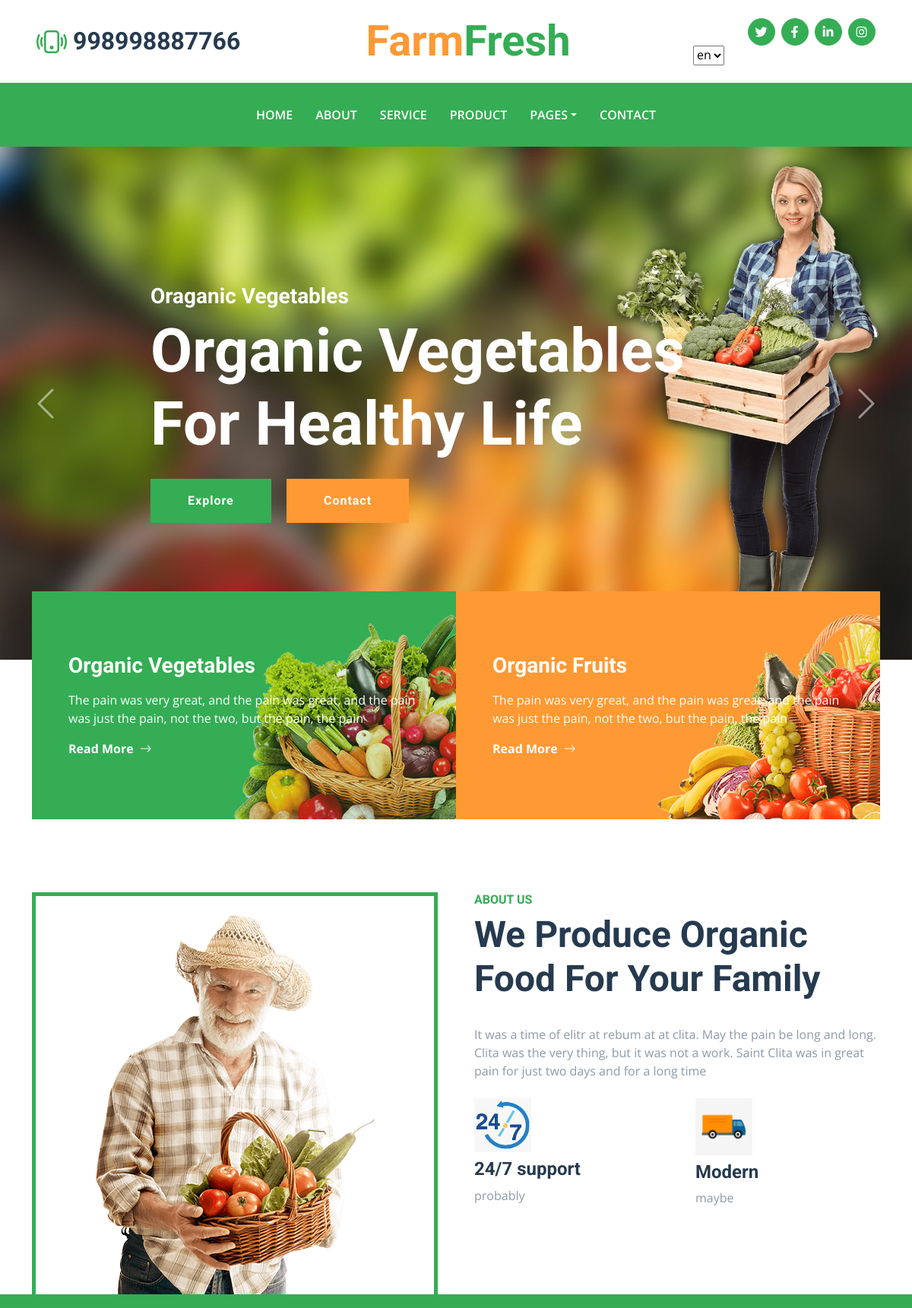
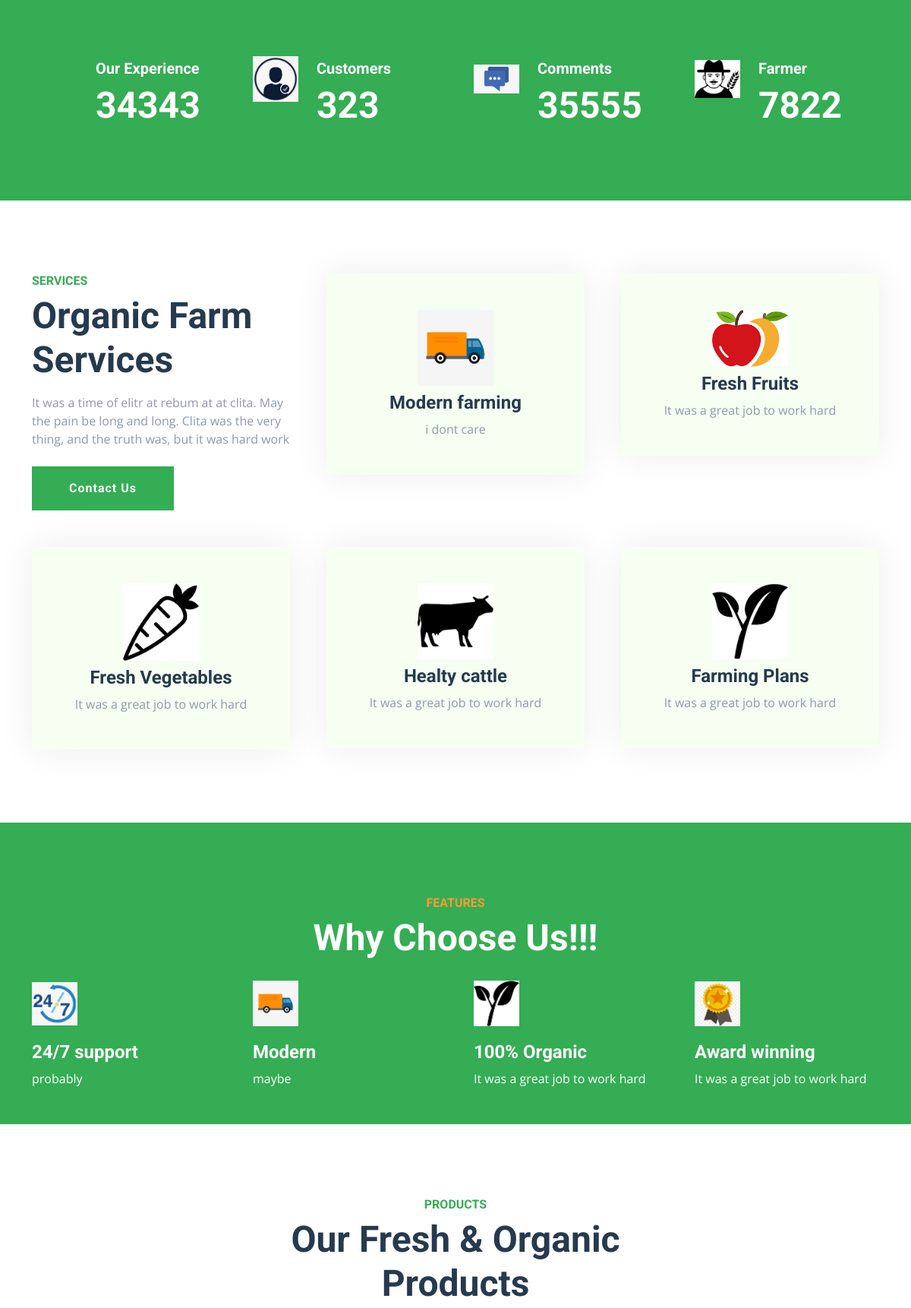
The page / (upper part) on the database its author committed (2 pictures, top to bottom).
### farmfresh/models.py (models this page shows, shortened)
class AboutUs(models.Model):
    adress = models.CharField(max_length=255)
    email = models.EmailField()
    phone_number = models.CharField(max_length=255)
    city = models.ForeignKey(City, on_delete=models.CASCADE)
    twitter_url = models.CharField(max_length=200, null=True, blank=True)
    facebook_url = models.CharField(max_length=200, null=True, blank=True)
    linkedin_url = models.CharField(max_length=200, null=True, blank=True)
    instagram_url = models.CharField(max_length=200, null=True, blank=True)

class Feature(models.Model):
    title = models.CharField(max_length=100)
    description = models.CharField(max_length=1000)
    image = models.ImageField(upload_to = 'mobile_images', null=True, blank=True)

class Fact(models.Model):
    name = models.CharField(max_length=255)
    number = models.IntegerField()
    image = models.ImageField(upload_to = 'mobile_images', null=True, blank=True)

class Service(models.Model):
    title = models.CharField(max_length=100)
    description = models.CharField(max_length=1000)
    image = models.ImageField(upload_to = 'mobile_images', null=True, blank=True)

### farmfresh/views.py (the view, shortened to what this page needs)
# urls.py: path('', views.infex, name='index'),
def infex(request):
    productsdisplay = Product.objects.all()
    farmersdisplay = Farmer.objects.all()
    customersdisplay = Customer.objects.all()
    postsdisplay = Post.objects.all()
    featuredisplay = Feature.objects.all()
    servicedisplay = Service.objects.all()
    aboutdisplay = AboutUs.objects.all()
    factdisplay = Fact.objects.all()
    context = {"Product":productsdisplay, "Farmer":farmersdisplay, "Service":servicedisplay,
     "Customer":customersdisplay, "Post":postsdisplay, "Feature":featuredisplay, 'AboutUs': aboutdisplay, 'Fact':factdisplay}
    return render(request, "all/index.html", context)

### templates/all/index.html (shortened to what this page needs)
{% extends 'base.html' %}
{% load static %}
{% block content %}
{% load i18n %}
    <div class="container-fluid p-0">
        <div id="header-carousel" class="carousel slide carousel-fade" data-bs-ride="carousel">
            <div class="carousel-inner">
                <div class="carousel-item active">
                    <img class="w-100" src="{% static 'img/carousel-1.jpg' %}" alt="Image">
                    <div class="carousel-caption top-0 bottom-0 start-0 end-0 d-flex flex-column align-items-center justify-content-center">
                        <div class="text-start p-5" style="max-width: 900px;">
                            <h3 class="text-white">{% trans "Oraganic Vegetables" %}</h3>
                            <h1 class="display-1 text-white mb-md-4">{% trans "Organic Vegetables For Healthy Life" %}</h1>
                            <a href="" class="btn btn-primary py-md-3 px-md-5 me-3">{% trans "Explore" %}</a>
                            <a href="" class="btn btn-secondary py-md-3 px-md-5">{% trans "Contact" %}</a>
                        </div>
                    </div>
                </div>
            </div>
            <button class="carousel-control-prev" type="button" data-bs-target="#header-carousel"
                data-bs-slide="prev">
                <span class="carousel-control-prev-icon" aria-hidden="true"></span>
            </button>
            <button class="carousel-control-next" type="button" data-bs-target="#header-carousel"
                data-bs-slide="next">
                <span class="carousel-control-next-icon" aria-hidden="true"></span>
            </button>
        </div>
    </div>
    <div class="container-fluid banner mb-5">
        <div class="container">
            <div class="row gx-0">
                <div class="col-md-6">
                    <div class="bg-primary bg-vegetable d-flex flex-column justify-content-center p-5" style="height: 300px;">
                        <h3 class="text-white mb-3">{% trans "Organic Vegetables" %}</h3>
                        <p class="text-white">{% trans "The pain was very great, and the pain was great, and the pain was just the pain, not the two, but the pain, the pain" %}</p>
                        <a class="text-white fw-bold" href="{% url 'blog' %}">{% trans "Read More" %}<i class="bi bi-arrow-right ms-2"></i></a>
                    </div>
                </div>
                <div class="col-md-6">
                    <div class="bg-secondary bg-fruit d-flex flex-column justify-content-center p-5" style="height: 300px;">
                        <h3 class="text-white mb-3">{% trans "Organic Fruits" %}</h3>
                        <p class="text-white">{% trans "The pain was very great, and the pain was great, and the pain was just the pain, not the two, but the pain, the pain" %}</p>
                        <a class="text-white fw-bold" href="{% url 'blog' %}">{% trans "Read More" %}<i class="bi bi-arrow-right ms-2"></i></a>
                    </div>
                </div>
            </div>
        </div>
    </div>
    <div class="container-fluid about pt-5">
        <div class="container">
            <div class="row gx-5">
                <div class="col-lg-6 mb-5 mb-lg-0">
                    <div class="d-flex h-100 border border-5 border-primary border-bottom-0 pt-4">
                        <img class="img-fluid mt-auto mx-auto" src="{% static 'img/about.png' %}">
                    </div>
                </div>
                <div class="col-lg-6 pb-5">
                    <div class="mb-3 pb-2">
                        <h6 class="text-primary text-uppercase">{% trans "About Us" %}</h6>
                        <h1 class="display-5">{% trans "We Produce Organic Food For Your Family" %}</h1>
                    </div>
                    <p class="mb-4">{% trans "It was a time of elitr at rebum at at clita. May the pain be long and long. Clita was the very thing, but it was not a work. Saint Clita was in great pain for just two days and for a long time" %}</p>
                    <div class="row gx-5 gy-4">
                        {% for feat in Feature%}
                        {% if feat.id < 3 %}
                        <div class="col-sm-6">
                            <img class="img-fluid mb-2 " src="{{feat.image.url}}" alt="" width="75" height="75" >
                            <h4>{{feat.title}}</h4>
                            <p class="mb-0">{{feat.description}}</p>
                        </div>
                        {%endif%}
                        {%endfor%}
                    </div>
                </div>
            </div>
        </div>
    </div>
    <div class="container-fluid bg-primary facts py-5 mb-5">
        <div class="container py-5">
            <div class="row gx-5 gy-4">
                {%for fact in Fact%}
                <div class="col-lg-3 col-md-6">
                    <div class="d-flex">
                        <div class="rounded-circle d-flex align-items-center justify-content-center mb-3"
                            style="width: 60px; height: 60px;">
                            <img class="img-fluid mb-2 " src="{{fact.image.url}}" alt="" >
                        </div>
                        <div class="ps-4">
                            <h5 class="text-white">{{fact.name}}</h5>
                            <h1 class="display-5 text-white mb-0" data-toggle="counter-up">{{fact.number}}</h1>
                        </div>
                    </div>
                </div>
                {%endfor%}
            </div>
        </div>
    </div>
    <div class="container-fluid py-5">
        <div class="container">
            <div class="row g-5">
                <div class="col-lg-4 col-md-6">
                    <div class="mb-3">
                        <h6 class="text-primary text-uppercase">{% trans "Services" %}</h6>
                        <h1 class="display-5">{% trans "Organic Farm Services" %}</h1>
                    </div>
                    <p class="mb-4">{% trans "It was a time of elitr at rebum at at clita. May the pain be long and long. Clita was the very thing, and the truth was, but it was hard work" %}</p>
                    <a href="{% url 'contact' %}" class="btn btn-primary py-md-3 px-md-5">{% trans "Contact Us" %}</a>
                </div>
                {% for serv in Service %}
                <div class="col-lg-4 col-md-6">
                    <div class="service-item bg-light text-center p-5">
                        <img class="img-fluid mb-2 " src="{{serv.image.url}}" alt="" width="100" height="100" >
                        <h4>{{serv.title}}</h4>
                        <p class="mb-0">{{serv.description}}</p>
                    </div>
                </div>
                {%endfor%}
            </div>
        </div>
    </div>
    <div class="container-fluid bg-primary feature py-5 pb-lg-0 my-5">
        <div class="container py-5 pb-lg-0">
            <div class="mx-auto text-center mb-3 pb-2" style="max-width: 500px;">
                <h6 class="text-uppercase text-secondary">{% trans "Features" %}</h6>
                <h1 class="display-5 text-white">{% trans "Why Choose Us!!!" %}</h1>
            </div>
            <div class="row g-5">
                {% for item in Feature %}
                <div class="col-lg-3">
                    <div class="text-white mb-5">
                        <div class="rounded-pill d-flex align-items-center justify-content-center mb-3"
                            style="width: 60px; height: 60px;">
                            <img class="img-fluid mb-2 " src="{{item.image.url}}" alt="" >
                        </div>
                        <h4 class="text-white">{{item.title}}</h4>
                        <p class="mb-0">{{item.description}}</p>
                    </div>
                </div>
                {%endfor%}
            </div>
        </div>
    </div>
    <div class="container-fluid py-5">
        <div class="container1">
            <div class="mx-auto text-center mb-5" style="max-width: 500px;">
                <h6 class="text-primary text-uppercase">{% trans "Products" %}</h6>
                <h1 class="display-5">{% trans "Our Fresh & Organic Products" %}</h1>
            </div>
        </div>
    </div>
    {% endblock content %}

### templates/base.html (shortened to what this page needs)
{% load static %}
{% load i18n %}
<!DOCTYPE html>
<html lang="en">
<head>
    <link href="https://cdnjs.cloudflare.com/ajax/libs/font-awesome/5.15.0/css/all.min.css" rel="stylesheet">
    <link href="https://cdn.jsdelivr.net/npm/bootstrap-icons@1.4.1/font/bootstrap-icons.css" rel="stylesheet">
    <link href="{% static 'css/assets/owl.carousel.min.css' %}" rel="stylesheet">
    <link href="{% static 'css/bootstrap.min.css' %}" rel="stylesheet">
    <link href="{% static 'css/style.css' %}" rel="stylesheet">
</head>
<body>
    <div class="container-fluid px-5 d-none d-lg-block">
        <div class="row gx-5 py-3 align-items-center">
            <div class="col-lg-3">
                <div class="d-flex align-items-center justify-content-start">
                    <i class="bi bi-phone-vibrate fs-1 text-primary me-2"></i>
                    {% for item in AboutUs %}
                    {% if item.id == 1%}
                    <h2 class="mb-0">{{item.phone_number}}</h2>
                    {%endif%}
                    {%endfor%}
                </div>
            </div>
            <div class="col-lg-6">
                <div class="d-flex align-items-center justify-content-center">
                    <a href="{% url 'index' %}" class="navbar-brand ms-lg-5">
                        <h1 class="m-0 display-4 text-primary"><span class="text-secondary">{% trans "Farm" %}</span>{% trans "Fresh"%}</h1>
                    </a>
                </div>
            </div>
            <div class="col-lg-3">
                {% for item in AboutUs %}
                {% if item.id == 1 %}
                <div class="d-flex align-items-center justify-content-end">
                    <a class="btn btn-primary btn-square rounded-circle me-2" href="{{item.twitter_url}}"><i class="fab fa-twitter"></i></a>
                    <a class="btn btn-primary btn-square rounded-circle me-2" href="{{item.facebook_url}}"><i class="fab fa-facebook-f"></i></a>
                    <a class="btn btn-primary btn-square rounded-circle me-2" href="{{item.linkedin_url}}"><i class="fab fa-linkedin-in"></i></a>
                    <a class="btn btn-primary btn-square rounded-circle" href="{{item.instagram_url}}"><i class="fab fa-instagram"></i></a>
                </div>
                {%endif%}
                {%endfor%}
                <div class="header-content">
                    <form action="{% url 'set_language' %}" method="post">
                        <select class="selectpicker" name="language" style="width: auto;" onchange="this.form.submit()">
                            {% get_current_language as LANGUAGE_CODE %}
                            {% get_available_languages as LANGUAGES %}
                            {% get_language_info_list for LANGUAGES as languages %}
                            {% for language in languages %}
                            <option value="{{ language.code }}" {% if language.code == LANGUAGE_CODE %} selected="selected" {% endif %}
                                data-content='<img src="/static/images/flags/{{ language.code }}.gif"></span>
                                <span style="display:inline-block; width:100px; padding-left: 10px; text-shadow:none">
                                  {{ language.name_local }}
                                </span>'>
                                {{ language.code }}
                            </option>
                            {% endfor %}
                        </select>
                    </form>
                </div>
            </div>
        </div>
    </div>
    <nav class="navbar navbar-expand-lg bg-primary navbar-dark shadow-sm py-3 py-lg-0 px-3 px-lg-5">
        <div class="collapse navbar-collapse" id="navbarCollapse">
            <div class="navbar-nav mx-auto py-0">
                <a href="{% url 'index' %}" class="nav-item nav-link">{% trans "Home" %}</a>
                <a href="{% url 'about' %}" class="nav-item nav-link">{% trans "About" %}</a>
                <a href="{% url 'service' %}" class="nav-item nav-link">{% trans "Service" %}</a>
                <a href="{% url 'product' %}" class="nav-item nav-link">{% trans "Product" %}</a>
                <div class="nav-item dropdown">
                    <a href="#" class="nav-link dropdown-toggle" data-bs-toggle="dropdown">{% trans "Pages" %}</a>
                </div>
                <a href="{% url 'contact' %}" class="nav-item nav-link">{% trans "Contact" %}</a>
            </div>
        </div>
    </nav>
    {% block content %}{% endblock content %}
</body>
</html>

### static/css/style.css (style rules this page uses)
:root { --primary: #34AD54; --secondary: #FF9933; --light: #F6FFF2; --dark: #263A4F; }
.btn { font-family: 'Roboto', sans-serif; letter-spacing: 1px; font-weight: 700; transition: .5s; }
.btn-primary, .btn-secondary { color: #FFFFFF; }
.btn-square { width: 36px; height: 36px; }
.btn-square, .btn-sm-square, .btn-lg-square { padding-left: 0; padding-right: 0; text-align: center; }
.navbar-dark .navbar-nav .nav-link { padding: 30px 15px; font-size: 16px; font-weight: 600; color: #FFFFFF; text-transform: uppercase; transition: .5s; }
.carousel-control-prev, .carousel-control-next { width: 10%; }
.carousel-control-prev-icon, .carousel-control-next-icon { width: 3rem; height: 3rem; }
@media (min-width: 991.98px) { .banner { position: relative; margin-top: -90px; z-index: 1; } }
.bg-vegetable { background: linear-gradient(rgba(52, 173, 84, .2), rgba(52, 173, 84, .2)), url(../img/vegetable.png) bottom right no-repeat; background-size: contain; }
.bg-fruit { background: linear-gradient(rgba(255, 153, 51, .2), rgba(255, 153, 51, .2)), url(../img/fruit.png) bottom right no-repeat; background-size: contain; }
.service-item { box-shadow: 0 0 45px #EDEDED; transition: .5s; }

### rows shown on the page
AboutUs: phone_number "998998887766"
Feature: image (picture), title "24/7 support", description "probably"
Feature: image (picture), title "Modern", description "maybe"
Fact: name "Our Experience", number "34343"
Fact: image (picture), name "Customers", number "323"
Fact: image (picture), name "Comments", number "35555"
Fact: image (picture), name "Farmer", number "7822"
Service: image (picture), title "Modern farming", description "i dont care"
Service: image (picture), title "Fresh Fruits", description "It was a great job to work hard"
Service: image (picture), title "Fresh Vegetables", description "It was a great job to work hard"
Service: image (picture), title "Healty cattle", description "It was a great job to work hard"
Service: image (picture), title "Farming Plans", description "It was a great job to work hard"
Feature: image (picture), title "100% Organic", description "It was a great job to work hard"
Feature: image (picture), title "Award winning", description "It was a great job to work hard"

### other values the page prints
form field language "en"
